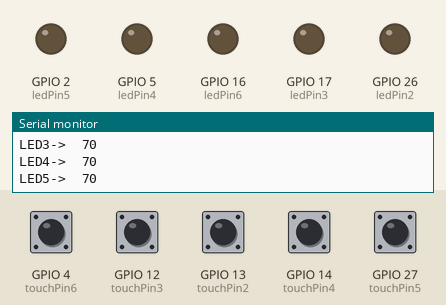
A sketch run on a simulated ESP32. Parts: output pins drawn as LEDs (lit = HIGH), the last lines printed to the serial monitor. Inputs (shaded band) come from the test bench; at power-on: GPIO 4 (touchPin6), GPIO 12 (touchPin3), GPIO 13 (touchPin2), GPIO 14 (touchPin4), GPIO 27 (touchPin5) HIGH.

Above: at 2.2 s.
2.3 s: GPIO 4 (touchPin6) pulled LOW for 0.15 s
At 2.4 s:
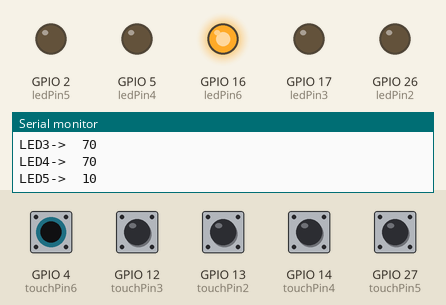
4.0 s: GPIO 12 (touchPin3) pulled LOW for 0.15 s
At 4.11 s:
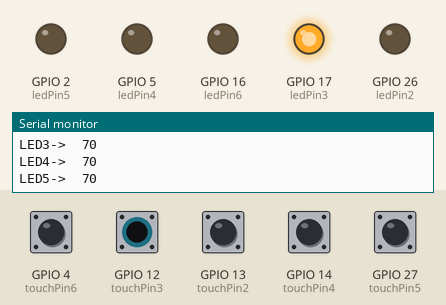
5.7 s: GPIO 13 (touchPin2) pulled LOW for 0.15 s
At 5.82 s:
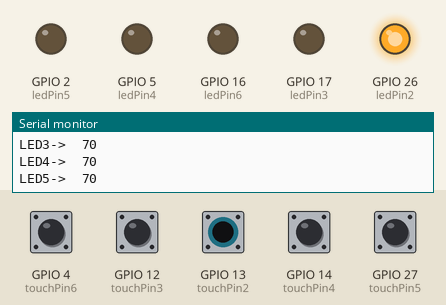
7.4 s: GPIO 14 (touchPin4) pulled LOW for 0.15 s
At 7.52 s:
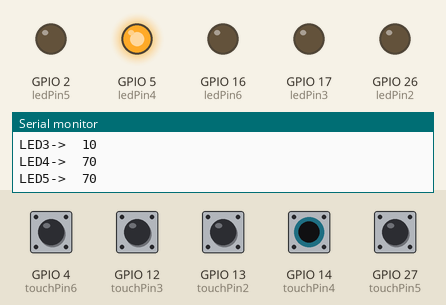
9.1 s: GPIO 27 (touchPin5) pulled LOW for 0.15 s
At 9.23 s:
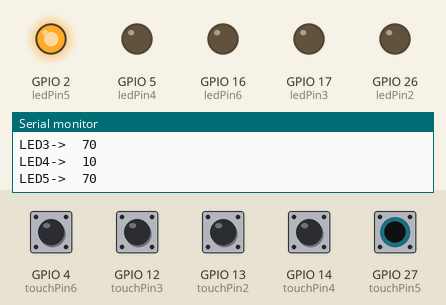
10.8 s: GPIO 4 (touchPin6) driven LOW and GPIO 12 (touchPin3) driven LOW
At 12.2 s:
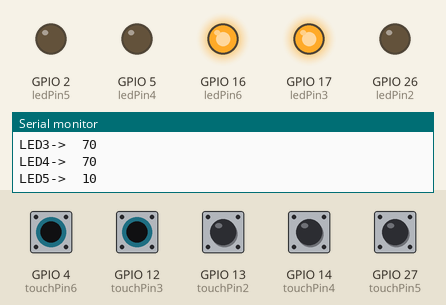
Timing chart, 0 to 13.3 s (numbered marks = the images above; inputs shaded):
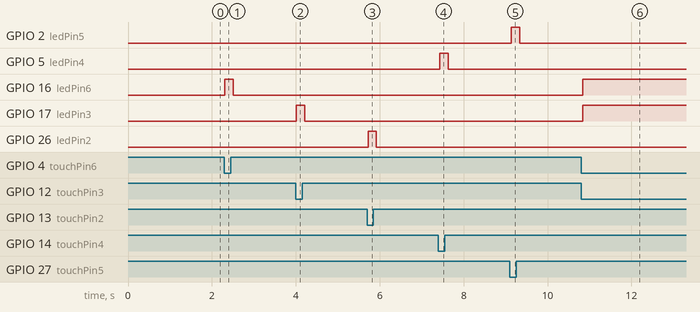

Measured:
- after the input at 2.3 s, GPIO 16 (ledPin6): LOW → HIGH at once, → LOW 0.20 s later
- after the input at 4.0 s, GPIO 17 (ledPin3): LOW → HIGH at once, → LOW 0.20 s later
- after the input at 5.7 s, GPIO 26 (ledPin2): LOW → HIGH at once, → LOW 0.20 s later
- after the input at 7.4 s, GPIO 5 (ledPin4): LOW → HIGH at once, → LOW 0.20 s later
- after the input at 9.1 s, GPIO 2 (ledPin5): LOW → HIGH at once, → LOW 0.20 s later
- after the input at 10.8 s, GPIO 16 (ledPin6), GPIO 17 (ledPin3): LOW → HIGH at once

The sketch:

ESP32TouchLEDs.ino
```cpp
// set pin numbers
//const int touchPin1 = 15;
const int touchPin2 = 13;
const int touchPin3 = 12;
const int touchPin4 = 14;
const int touchPin5 = 27;
const int touchPin6 = 4;

//const int ledPin1 = 25;
const int ledPin2 = 26;
const int ledPin3 = 17;
const int ledPin4 = 5;
const int ledPin5 = 2;
const int ledPin6 = 16;

// change with your threshold value
const int threshold = 20;
// variable for storing the touch pin value
int touchValue;

void setup(){
  Serial.begin(115200);
  delay(1000); // give me time to bring up serial monitor
  // initialize the LED pin as an output:
  //pinMode (ledPin1, OUTPUT);
  pinMode (ledPin2, OUTPUT);
  pinMode (ledPin3, OUTPUT);
  pinMode (ledPin4, OUTPUT);
  pinMode (ledPin5, OUTPUT);
  pinMode (ledPin6, OUTPUT);
}

void loop(){
  // Read touch sensor values for each pin
 // int touchValue1 = touchRead(touchPin1);
  int touchValue2 = touchRead(touchPin2);
  int touchValue3 = touchRead(touchPin3);
  int touchValue4 = touchRead(touchPin4);
  int touchValue5 = touchRead(touchPin5);
  int touchValue6 = touchRead(touchPin6);

Serial.print("LED1->  ");
Serial.println(touchValue2);
Serial.print("LED2->  ");
Serial.println(touchValue3);
Serial.print("LED3->  ");
Serial.println(touchValue4);
Serial.print("LED4->  ");
Serial.println(touchValue5);
Serial.print("LED5->  ");
Serial.println(touchValue6);


  /*// Check and control LED 1
  if(touchValue1 < threshold){
    digitalWrite(ledPin1, HIGH);
    //Serial.println("LED1 on");
  } else {
    digitalWrite(ledPin1, LOW);
    //Serial.println("LED1 off");
  }*/

  // Check and control LED 2
  if(touchValue2 < threshold){
    digitalWrite(ledPin2, HIGH);
    //Serial.println("LED2 on");
  } else {
    digitalWrite(ledPin2, LOW);
    //Serial.println("LED2 off");
  }

  // Check and control LED 3
  if(touchValue3 < threshold){
    digitalWrite(ledPin3, HIGH);
    //Serial.println("LED3 on");
  } else {
    digitalWrite(ledPin3, LOW);
    //Serial.println("LED3 off");
  }

  // Check and control LED 4
  if(touchValue4 < threshold){
    digitalWrite(ledPin4, HIGH);
    //Serial.println("LED4 on");
  } else {
    digitalWrite(ledPin4, LOW);
    //Serial.println("LED4 off");
  }

  // Check and control LED 5
  if(touchValue5 < threshold){
    digitalWrite(ledPin5, HIGH);
    //Serial.println("LED5 on");
  } else {
    digitalWrite(ledPin5, LOW);
    //Serial.println("LED5 off");
  }

  // Check and control LED 6
  if(touchValue6 < threshold){
    digitalWrite(ledPin6, HIGH);
    //Serial.println("LED6 on");
  } else {
    digitalWrite(ledPin6, LOW);
    //Serial.println("LED6 off");
  }

  delay(100); // Delay for stability
}
```
